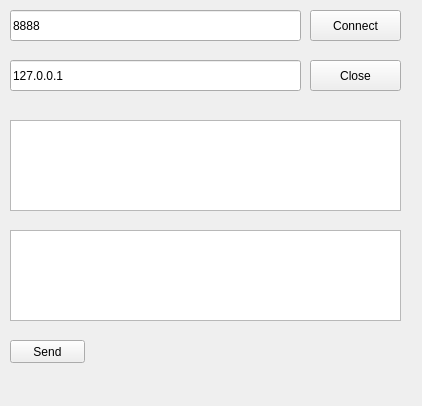
<?xml version="1.0" encoding="UTF-8"?>
<ui version="4.0">
 <class>ClientWidget</class>
 <widget class="QWidget" name="ClientWidget">
  <property name="geometry">
   <rect>
    <x>0</x>
    <y>0</y>
    <width>422</width>
    <height>406</height>
   </rect>
  </property>
  <property name="windowTitle">
   <string>Form</string>
  </property>
  <widget class="QPushButton" name="pushButton_Connect">
   <property name="geometry">
    <rect>
     <x>310</x>
     <y>10</y>
     <width>91</width>
     <height>31</height>
    </rect>
   </property>
   <property name="text">
    <string>Connect</string>
   </property>
  </widget>
  <widget class="QPushButton" name="pushButton_Close">
   <property name="geometry">
    <rect>
     <x>310</x>
     <y>60</y>
     <width>91</width>
     <height>31</height>
    </rect>
   </property>
   <property name="text">
    <string>Close</string>
   </property>
  </widget>
  <widget class="QLineEdit" name="lineEdit_PORT">
   <property name="geometry">
    <rect>
     <x>10</x>
     <y>10</y>
     <width>291</width>
     <height>31</height>
    </rect>
   </property>
   <property name="text">
    <string>8888</string>
   </property>
  </widget>
  <widget class="QLineEdit" name="lineEdit_IP">
   <property name="geometry">
    <rect>
     <x>10</x>
     <y>60</y>
     <width>291</width>
     <height>31</height>
    </rect>
   </property>
   <property name="text">
    <string>127.0.0.1</string>
   </property>
  </widget>
  <widget class="QTextEdit" name="Message_Window">
   <property name="geometry">
    <rect>
     <x>10</x>
     <y>120</y>
     <width>391</width>
     <height>91</height>
    </rect>
   </property>
   <property name="readOnly">
    <bool>true</bool>
   </property>
  </widget>
  <widget class="QTextEdit" name="Send_Window">
   <property name="geometry">
    <rect>
     <x>10</x>
     <y>230</y>
     <width>391</width>
     <height>91</height>
    </rect>
   </property>
  </widget>
  <widget class="QPushButton" name="pushButton_Send">
   <property name="geometry">
    <rect>
     <x>10</x>
     <y>340</y>
     <width>75</width>
     <height>23</height>
    </rect>
   </property>
   <property name="text">
    <string>Send</string>
   </property>
  </widget>
 </widget>
 <resources/>
 <connections/>
</ui>
